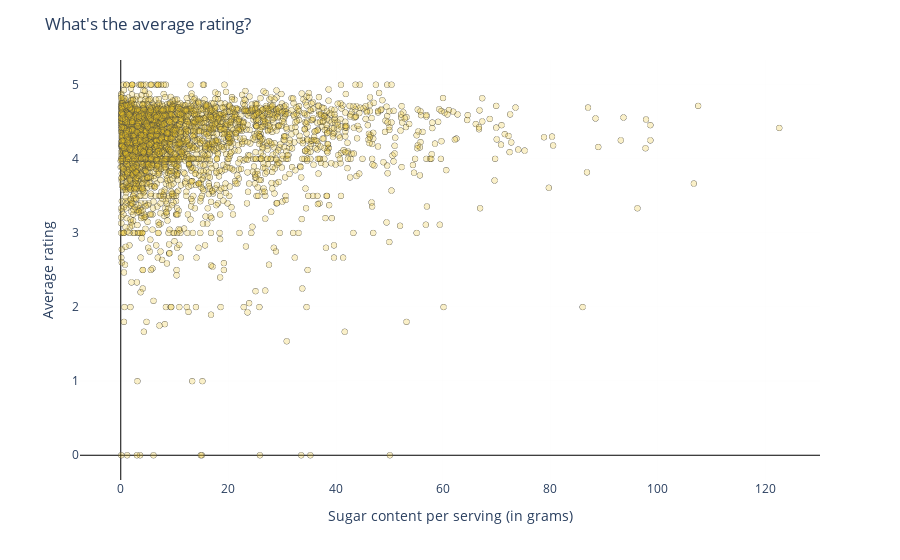

Here is the notebook cell this chart was saved with:
### Code cell
fig_avg_rating = px.scatter(data,
                            x="nutrition.sugarContent.g",
                            y="avg_rating")

fig_avg_rating.update_traces(marker=dict(symbol='circle',
                                         color='rgba(235, 195, 35, 0.25)',
                                         line=dict(width=0.25)),
                             hovertemplate = '%{y:.1f} stars for %{x:.1f} g sugar<extra></extra>')

fig_avg_rating.update_xaxes(showgrid=True, gridwidth=0.05, gridcolor='#E1E5EA',
                 zeroline=True, zerolinewidth=1, zerolinecolor='Black')
fig_avg_rating.update_yaxes(showgrid=True, gridwidth=0.05, gridcolor='#E1E5EA',
                 zeroline=True, zerolinewidth=1, zerolinecolor='Black')

fig_avg_rating.update_layout(title=dict(text="What's the average rating?",
                                        x=0.05,
                                        xanchor='left'),
                             xaxis=dict(fixedrange=True,
                                        title='Sugar content per serving (in grams)'),
                             yaxis=dict(fixedrange=True,
                                        title='Average rating'),
                             #paper_bgcolor='rgba(0,0,0,0)',
                             plot_bgcolor='rgba(0,0,0,0)')

### Figure 1 — Plotly figure (JSON) as saved in the notebook; plotly's stock layout.template omitted (floating-point values rounded to 4 significant figures; data arrays with more than 128 entries replaced by an {"elided": "..."} marker saying what was removed)
{"data": [{"hovertemplate": "%{y:.1f} stars for %{x:.1f} g sugar<extra></extra>", "legendgroup": "", "marker": {"color": "rgba(235, 195, 35, 0.25)", "line": {"width": 0.25}, "symbol": "circle"}, "mode": "markers", "name": "", "showlegend": false, "type": "scattergl", "x": {"elided": "3355 float values"}, "xaxis": "x", "y": {"elided": "3355 float values"}, "yaxis": "y"}], "layout": {"legend": {"tracegroupgap": 0}, "margin": {"t": 60}, "plot_bgcolor": "rgba(0,0,0,0)", "title": {"text": "What's the average rating?", "x": 0.05, "xanchor": "left"}, "xaxis": {"anchor": "y", "domain": [0, 1], "fixedrange": true, "gridcolor": "#E1E5EA", "gridwidth": 0.05, "showgrid": true, "title": {"text": "Sugar content per serving (in grams)"}, "zeroline": true, "zerolinecolor": "Black", "zerolinewidth": 1}, "yaxis": {"anchor": "x", "domain": [0, 1], "fixedrange": true, "gridcolor": "#E1E5EA", "gridwidth": 0.05, "showgrid": true, "title": {"text": "Average rating"}, "zeroline": true, "zerolinecolor": "Black", "zerolinewidth": 1}}}
